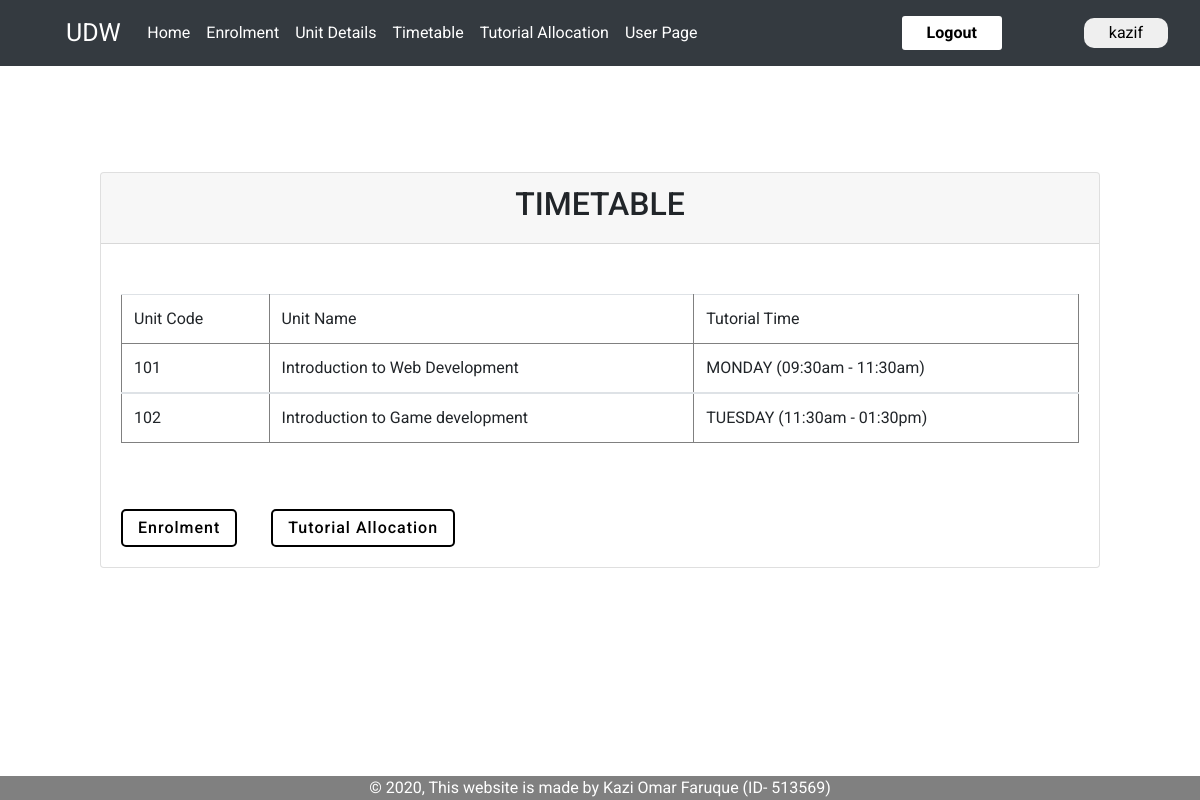
The app's page /Individual_Timetable.php (signed in) with its own data.
### tables this page shows
CREATE TABLE IF NOT EXISTS `Enrollment` (
  `enroll_id` int(11) NOT NULL,
  `student_id` int(11) NOT NULL,
  `unit_code` int(11) NOT NULL,
  `semester_id` int(11) NOT NULL,
  `campus_id` int(11) NOT NULL,
  `tutorial_id` int(11) NOT NULL,
  `enroll_date` timestamp NOT NULL DEFAULT CURRENT_TIMESTAMP
);

CREATE TABLE IF NOT EXISTS `Unit_list` (
  `unit_code` int(11) NOT NULL,
  `unit_name` varchar(128) NOT NULL,
  `availability` varchar(32) NOT NULL,
  `Campus` varchar(32) NOT NULL,
  `unit_coordinator` varchar(32) NOT NULL
);

CREATE TABLE IF NOT EXISTS `Tutorial` (
  `tutorial_id` int(11) NOT NULL,
  `tutorial_days` varchar(32) NOT NULL
);

### Individual_Timetable.php (the view, shortened to what this page needs)
<!DOCTYPE html>
<html lang="en">
<head>
    <link rel="stylesheet" href="https://stackpath.bootstrapcdn.com/bootstrap/4.4.1/css/bootstrap.min.css">
    <link rel="stylesheet" href="pages.css?v=<?php echo time(); ?>">
</head>
<body>
<?php
    include 'header_student.php';
  ?>
    <br><br><br>
    <section class="timetable">
    <div class="card" style="width: 1000px;">
              <div class="card-header">
                <h2>TimeTable</h2>
              </div>
              <div class="card-body">
              <table class="table ">
              <?php
                  include('db_conn.php');
                  $result = $mysqli->query("SELECT Unit_list.unit_code, Unit_list.unit_name, semester.semester_name, campus.campus_name, Enrollment.enroll_date,
                  Tutorial.tutorial_days
                  FROM Students
                  JOIN Enrollment ON (Enrollment.student_id = Students.student_id)
                  JOIN Unit_list ON (Unit_list.unit_code = Enrollment.unit_code)
                  JOIN semester ON (semester.semester_id = Enrollment.semester_id)
                  JOIN campus ON (campus.campus_id = Enrollment.campus_id)
                  JOIN Tutorial ON (Tutorial.tutorial_id = Enrollment.tutorial_id) WHERE username='".$_SESSION['username1']."' ") or die($mysqli->query);
              ?>
                <thead class="thead-dark">
                <tr>
                <td>Unit Code</td>
                <td>Unit Name</td>
                <td>Tutorial Time</td>
                </tr>
                </thead>
                <?php
                while ($row =$result->fetch_assoc()):?>
                <tbody>
                  <tr>
                  <td><?php echo $row['unit_code'];?></td>
                  <td><?php echo $row['unit_name'];?></td>
                  <td><?php echo $row['tutorial_days'];?></td>
                  </tr>
                </tbody>
                <?php endwhile; ?>
              </table>
              <div>
                <a href="Unit_Enrolment.php"><button class="time-btn">Enrolment</button></a>
                <a href="Tutorial_allocation.php"><button id="btn-time" class="time-btn">Tutorial Allocation</button></a>
              </div>
              </div>
            </div>
    </section>
    <?php
    include 'footer.php';
  ?>
</body>
</html>

### pages.css (style rules this page uses)
* { margin: 0; padding: 0; box-sizing: border-box; }
body { font-family: 'Roboto', sans-serif; }
table, th, td { border: 1px solid grey; padding-left: 10px; }
.time-btn { background-color: rgb(255, 255, 255); padding: 5px 15px; margin-top: 50px; border: 2px solid black; border-radius: 5px; color: black; font-weight: 450; letter-spacing: 1px; }
#btn-time { margin-left: 30px; }

### Individual_Timetable.php (style rules this page uses)
.card { width: 900px; margin: 100px auto; }
.card-header { text-align: center; text-transform: uppercase; margin-bottom:30px; }
.time-btn { marin }

### records on screen
enrollment: unit_code.unit_code "101", unit_code.unit_name "Introduction to Web Development", tutorial.tutorial_days "MONDAY (09:30am - 11:30am)"
enrollment: unit_code.unit_code "102", unit_code.unit_name "Introduction to Game development", tutorial.tutorial_days "TUESDAY (11:30am - 01:30pm)"

### other values on screen
$_SESSION['username1'] "kazif"
